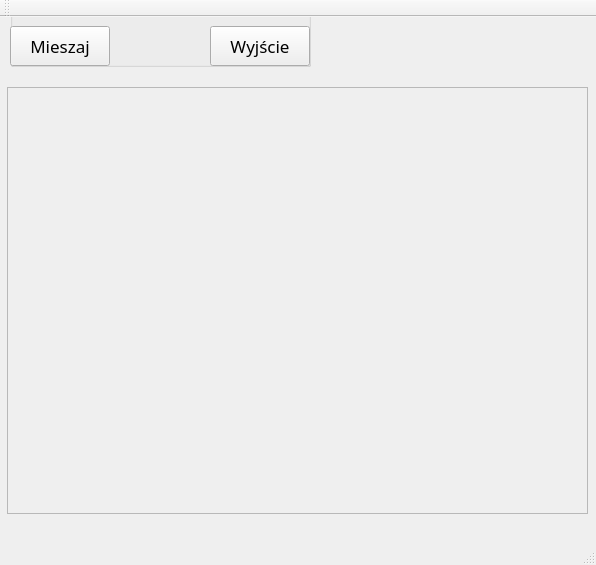
<?xml version="1.0" encoding="UTF-8"?>
<ui version="4.0">
 <class>MyWindow</class>
 <widget class="QMainWindow" name="MyWindow">
  <property name="geometry">
   <rect>
    <x>0</x>
    <y>0</y>
    <width>596</width>
    <height>565</height>
   </rect>
  </property>
  <property name="windowTitle">
   <string>Bryła 3D</string>
  </property>
  <widget class="QWidget" name="centralWidget">
   <widget class="QFrame" name="frame">
    <property name="geometry">
     <rect>
      <x>7</x>
      <y>70</y>
      <width>581</width>
      <height>427</height>
     </rect>
    </property>
    <property name="frameShape">
     <enum>QFrame::StyledPanel</enum>
    </property>
    <property name="frameShadow">
     <enum>QFrame::Raised</enum>
    </property>
   </widget>
   <widget class="QGroupBox" name="groupBox1">
    <property name="geometry">
     <rect>
      <x>10</x>
      <y>-11</y>
      <width>301</width>
      <height>61</height>
     </rect>
    </property>
    <property name="title">
     <string/>
    </property>
    <widget class="QPushButton" name="quit">
     <property name="geometry">
      <rect>
       <x>200</x>
       <y>20</y>
       <width>100</width>
       <height>40</height>
      </rect>
     </property>
     <property name="font">
      <font>
       <family>Segoe UI Light</family>
       <pointsize>13</pointsize>
      </font>
     </property>
     <property name="cursor">
      <cursorShape>CrossCursor</cursorShape>
     </property>
     <property name="text">
      <string>Wyjście</string>
     </property>
    </widget>
    <widget class="QPushButton" name="reset">
     <property name="geometry">
      <rect>
       <x>0</x>
       <y>20</y>
       <width>100</width>
       <height>40</height>
      </rect>
     </property>
     <property name="font">
      <font>
       <family>Segoe UI Light</family>
       <pointsize>13</pointsize>
      </font>
     </property>
     <property name="cursor">
      <cursorShape>CrossCursor</cursorShape>
     </property>
     <property name="text">
      <string>Mieszaj</string>
     </property>
    </widget>
   </widget>
  </widget>
  <widget class="QMenuBar" name="menuBar">
   <property name="geometry">
    <rect>
     <x>0</x>
     <y>0</y>
     <width>596</width>
     <height>22</height>
    </rect>
   </property>
  </widget>
  <widget class="QToolBar" name="mainToolBar">
   <attribute name="toolBarArea">
    <enum>TopToolBarArea</enum>
   </attribute>
   <attribute name="toolBarBreak">
    <bool>false</bool>
   </attribute>
  </widget>
  <widget class="QStatusBar" name="statusBar"/>
 </widget>
 <layoutdefault spacing="6" margin="11"/>
 <resources/>
 <connections/>
</ui>
